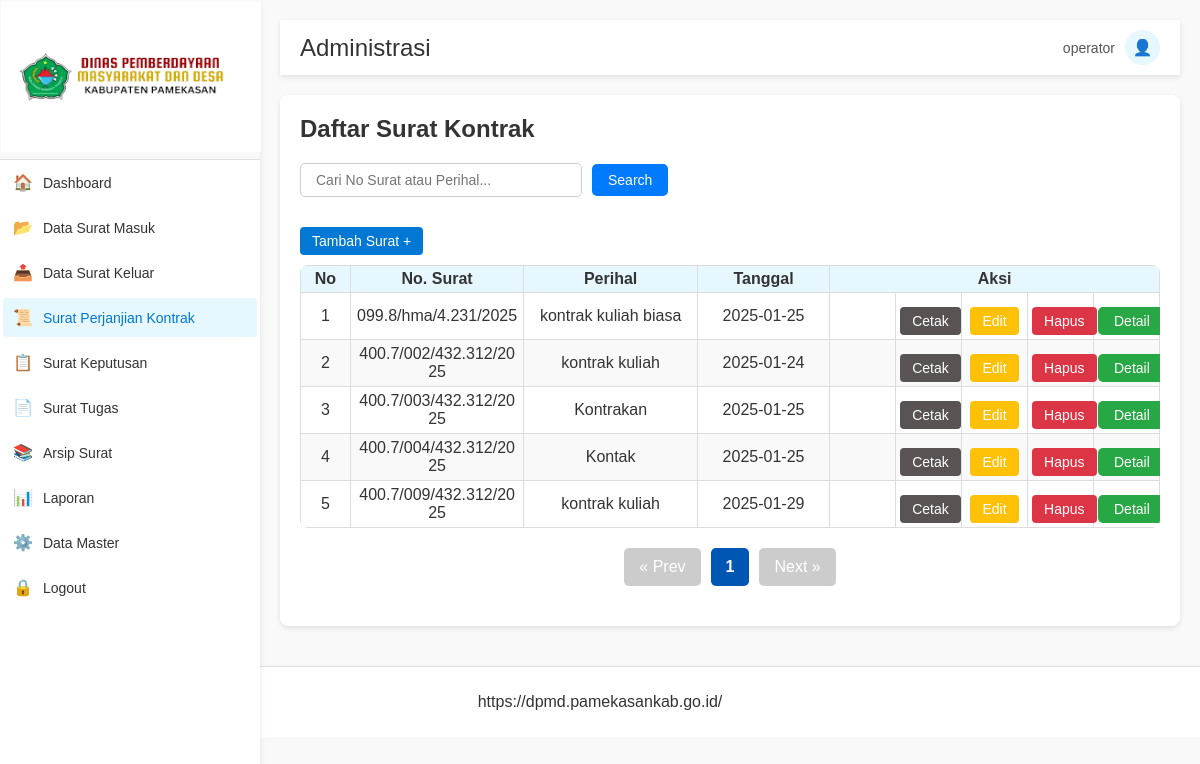
The page /surat_perjanjian_kontrak.php (signed in) on the database its author committed.
### tables this page shows
CREATE TABLE `surat_kontrak` (
  `id_kontrak` int(11) NOT NULL,
  `no_kontrak` varchar(50) NOT NULL,
  `perihal_kontrak` varchar(90) NOT NULL,
  `tgl_kontrak` date NOT NULL,
  `dokumen_kontrak` varchar(255) NOT NULL,
  `agenda_kontrak` date NOT NULL,
  `kontrak_input` int(11) DEFAULT NULL
);

### surat_perjanjian_kontrak.php (the view, shortened to what this page needs)
<?php
include 'db.php';
$perPage = 10;
$currentPage = isset($_GET['page']) ? (int)$_GET['page'] : 1;
$offset = ($currentPage - 1) * $perPage;
$searchQuery = isset($_GET['search']) ? $_GET['search'] : '';
$totalQuery = "SELECT COUNT(*) AS total FROM surat_kontrak WHERE no_kontrak LIKE ? OR perihal_kontrak LIKE ?";
$stmtTotal = $conn->prepare($totalQuery);
$searchWildcard = "%$searchQuery%";
$stmtTotal->bind_param("ss", $searchWildcard, $searchWildcard);
$stmtTotal->execute();
$resultTotal = $stmtTotal->get_result();
$totalData = $resultTotal->fetch_assoc()['total'];
$totalPages = ceil($totalData / $perPage);
$sql = "SELECT * FROM surat_kontrak WHERE no_kontrak LIKE ? OR perihal_kontrak LIKE ? LIMIT ? OFFSET ?";
$stmt = $conn->prepare($sql);
$stmt->bind_param("ssii", $searchWildcard, $searchWildcard, $perPage, $offset);
$stmt->execute();
$result = $stmt->get_result();
?>
<!DOCTYPE html>
<html lang="en">
<head>
    <link rel="stylesheet" href="style.css">
</head>
<body>
    <div class="sidebar">
        <div class="logo">
            <img src="logo.png" alt="Logo" />
        </div>
        <ul class="sidebar-menu">
            <li><a href="index.php"><span class="icon">🏠</span> Dashboard</a></li>
            <li><a href="surat_kontrak.php" ><span class="icon">📂</span> Data Surat Masuk</a></li>
            <li><a href="surat_keluar.php"><span class="icon">📤</span> Data Surat Keluar</a></li>
            <li><a href="surat_perjanjian_kontrak.php" class="active"><span class="icon">📜</span> Surat Perjanjian Kontrak</a></li>
            <li><a href="surat_keputusan.php"><span class="icon">📋</span> Surat Keputusan</a></li>
            <li><a href="surat_tugas.php"><span class="icon">📄</span> Surat Tugas</a></li>
            <li><a href="arsip.php"><span class="icon">📚</span> Arsip Surat</a></li>
            <li><a href="laporan.php"><span class="icon">📊</span> Laporan</a></li>
            <li><a href="data_master.php"><span class="icon">⚙️</span> Data Master</a></li>
            <li><a href="logout.php"><span class="icon">🔒</span> Logout</a></li>
        </ul>
    </div>
    <div class="main-content">
        <div class="topbar">
            <h2>Administrasi</h2>
            <div class="profile">
                <span><?= htmlspecialchars($_SESSION['role']); ?></span>
                <div class="profile-icon">👤</div>
            </div>
        </div>
        <div class="container">
            <h2>Daftar Surat Kontrak</h2>
            <form action="surat_perjanjian_kontrak.php" method="GET" class="search-container">
                <input type="text" name="search" placeholder="Cari No Surat atau Perihal..." value="<?= htmlspecialchars($searchQuery); ?>" />
                <button type="submit">Search</button>
            </form>
            <a href="tambah_kontrak.php" class="btn btn-primary">Tambah Surat +</a>
            <table class="table">
                <thead>
                    <tr>
                        <th>No</th>
                        <th>No. Surat</th>
                        <th>Perihal</th>
                        <th>Tanggal</th>
                        <th colspan="5">Aksi</th>
                    </tr>
                </thead>
                <tbody>
                    <?php if ($result->num_rows > 0): ?>
                        <?php $no = $offset + 1; while ($row = $result->fetch_assoc()): ?>
                            <tr>
                                <td><?= $no++; ?></td>
                                <td><?= htmlspecialchars($row['no_kontrak']); ?></td>
                                <td><?= htmlspecialchars($row['perihal_kontrak']); ?></td>
                                <td><?= htmlspecialchars($row['tgl_kontrak']); ?></td>
                                <td><?php if (empty($row['dokumen_kontrak'])): ?>
                                    <?php endif; ?></td>
                                    <td><a href="cetak_kontrak.php?id=<?= $row['id_kontrak']; ?>" class="btn btn-success" target="_blank">Cetak</a></td>
                                <td><a href="edit_kontrak.php?id=<?= $row['id_kontrak']; ?>" class="btn btn-warning">Edit</a></td>
                                <td><a href="?id=<?= $row['id_kontrak']; ?>" class="btn btn-danger" onclick="return confirm('Yakin ingin menghapus data?')">Hapus</a></td>
                                <td><a href="detail.php?id=<?= $row['id_kontrak']; ?>" class="btn btn-info">Detail</a></td>
                            </tr>
                        <?php endwhile; ?>
                    <?php else: ?>
                        <tr>
                            <td colspan="5">Tidak ada data.</td>
                        </tr>
                    <?php endif; ?>
                </tbody>
            </table>
            <ul class="pagination">
                <?php if ($currentPage > 1): ?>
                    <li><a href="?page=<?= $currentPage - 1; ?>&search=<?= htmlspecialchars($searchQuery); ?>">&laquo; Prev</a></li>
                <?php else: ?>
                    <li class="disabled"><span>&laquo; Prev</span></li>
                <?php endif; ?>
                <?php for ($i = 1; $i <= $totalPages; $i++): ?>
                    <li>
                        <a href="?page=<?= $i; ?>&search=<?= htmlspecialchars($searchQuery); ?>" class="<?= $i === $currentPage ? 'active' : ''; ?>">
                            <?= $i; ?>
                        </a>
                    </li>
                <?php endfor; ?>
                <?php if ($currentPage < $totalPages): ?>
                    <li><a href="?page=<?= $currentPage + 1; ?>&search=<?= htmlspecialchars($searchQuery); ?>">Next &raquo;</a></li>
                <?php else: ?>
                    <li class="disabled"><span>Next &raquo;</span></li>
                <?php endif; ?>
            </ul>
        </div>
    </div>
    <footer>
        <p>https://dpmd.pamekasankab.go.id/</p>
    </footer>
</body>
</html>

### style.css (style rules this page uses)
body, html { margin: 0; padding: 0; font-family: 'Arial', sans-serif; color: #333; background-color: #f9f9f9; }
.sidebar { width: 260px; height: 100vh; background-color: #ffffff; box-shadow: 0 2px 5px rgba(0, 0, 0, 0.1); position: fixed; top: 0; left: 0; }
.sidebar .logo { text-align: center; padding: 2px 1px; background-color: #f9f9f9; border-bottom: 1px solid #e0e0e0; }
.sidebar .logo img { width: 260px; height: 150px; margin-bottom: 1px; }
.sidebar-menu { list-style: none; padding: 0; margin: 0; }
.sidebar-menu li { padding: 3px; }
.sidebar-menu li a { color: #333; text-decoration: none; display: flex; align-items: center; font-size: 14px; border-radius: 4px; padding: 10px; transition: background-color 0.3s ease; }
.sidebar-menu li a .icon { margin-right: 10px; font-size: 16px; }
.sidebar-menu li a:hover, .sidebar-menu li a.active { background-color: #e6f7ff; color: #0078d4; }
.main-content { margin-left: 260px; padding: 20px; }
.topbar { background-color: #ffffff; padding: 10px 20px; display: flex; justify-content: space-between; align-items: center; margin-bottom: 20px; box-shadow: 0 2px 5px rgba(0, 0, 0, 0.1); }
.topbar h2 { margin: 0; color: #333; font-weight: normal; }
.profile { display: flex; align-items: center; gap: 10px; }
.profile span { color: #555; font-size: 14px; }
.profile-icon { width: 35px; height: 35px; background-color: #e6f7ff; color: #0078d4; display: flex; align-items: center; justify-content: center; border-radius: 50%; font-size: 16px; }
.container { background-color: #ffffff; padding: 20px; border-radius: 8px; box-shadow: 0 2px 5px rgba(0, 0, 0, 0.1); }
.container h2 { margin-top: 0; color: #333; }
.table { width: 100%; border-collapse: collapse; margin-top: 10px; border-radius: 8px; overflow: hidden; text-align: center; table-layout: fixed; border-collapse: collapse; }
.table th, .table td { border: 1px solid #ddd; word-wrap: break-word; overflow-wrap: break-word; text-align: left; padding: 8px; }
.table th { background-color: #e6f7ff; color: #333; }
.table td { vertical-align: top; }
.table tr:nth-child(even) { background-color: #f9f9f9; }
.btn { padding: 11px 20px; border-radius: 5px; color: white; text-decoration: none; font-size: 14px; display: inline-block; text-align: center; margin-top: 10px; }
.btn-primary { background-color: #0078d4; }
.btn-warning { background-color: #f39c12; }
.btn-danger { background-color: #e74c3c; }
footer { text-align: center; margin-top: 20px; padding: 10px 0; background-color: #ffffff; color: #333; border-top: 1px solid #ddd; }

### rows shown on the page
surat_kontrak: no_kontrak "099.8/hma/4.231/2025", perihal_kontrak "kontrak kuliah biasa", tgl_kontrak "2025-01-25"
surat_kontrak: no_kontrak "400.7/002/432.312/2025", perihal_kontrak "kontrak kuliah", tgl_kontrak "2025-01-24"
surat_kontrak: no_kontrak "400.7/003/432.312/2025", perihal_kontrak "Kontrakan", tgl_kontrak "2025-01-25"
surat_kontrak: no_kontrak "400.7/004/432.312/2025", perihal_kontrak "Kontak", tgl_kontrak "2025-01-25"
surat_kontrak: no_kontrak "400.7/009/432.312/2025", perihal_kontrak "kontrak kuliah", tgl_kontrak "2025-01-29"

### other values the page prints
$_SESSION['role'] "operator"
